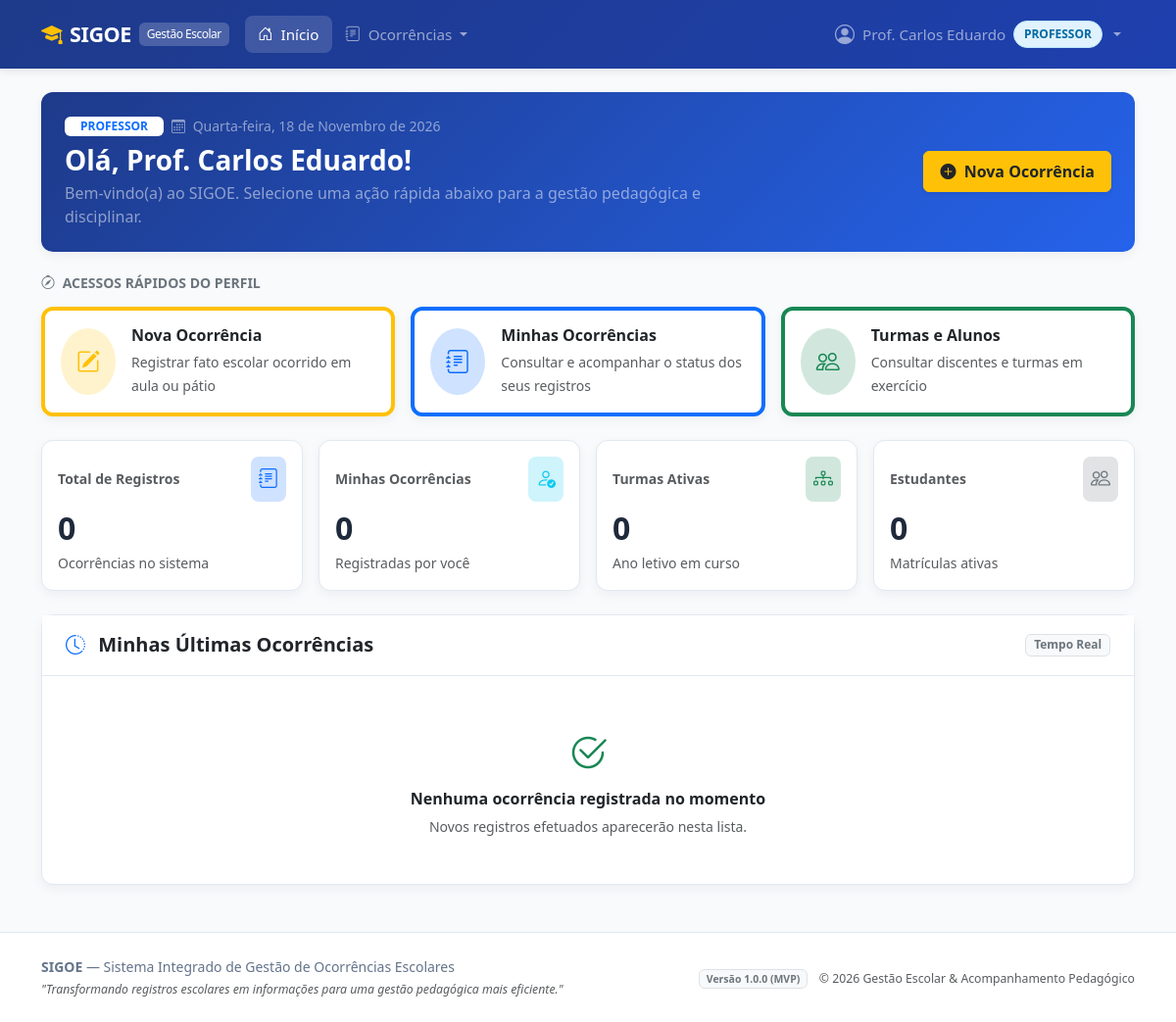
The app's page / (signed in), older data.
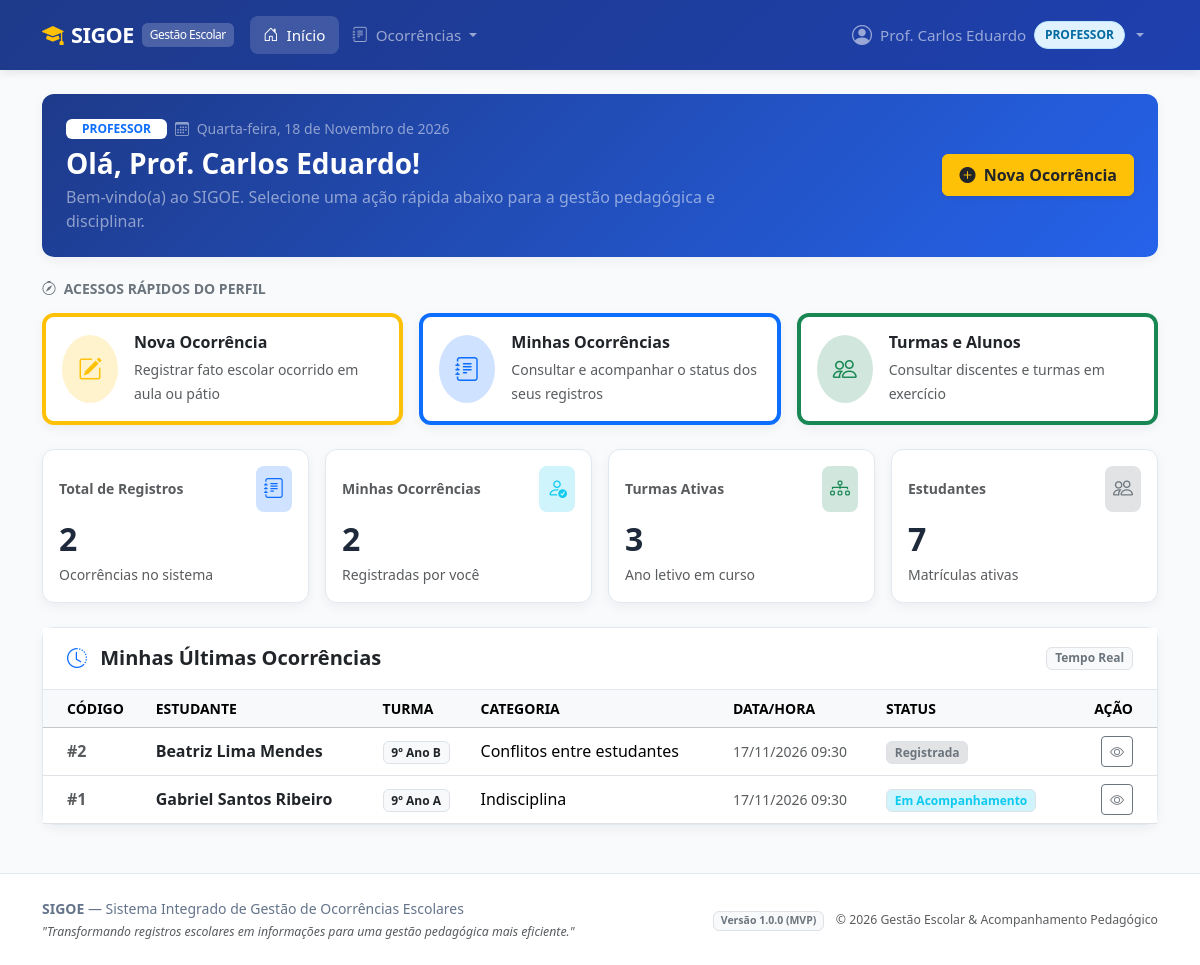
The same page, newer data.
### registros/models.py (models this page shows, shortened)
class Ocorrencia(models.Model):
    matricula_turma = models.ForeignKey(
        'turmas.MatriculaTurma',
        on_delete=models.PROTECT,
        related_name='ocorrencias',
        verbose_name='Estudante (Matrícula/Turma)'
    )
    professor = models.ForeignKey(
        settings.AUTH_USER_MODEL,
        on_delete=models.PROTECT,
        related_name='ocorrencias_registradas',
        verbose_name='Professor Relator'
    )
    categoria = models.ForeignKey(
        CategoriaOcorrencia,
        on_delete=models.PROTECT,
        related_name='ocorrencias',
        verbose_name='Categoria'
    )
    data_ocorrencia = models.DateTimeField(
        'Data e Horário do Fato',
        default=timezone.now
    )
    data_registro = models.DateTimeField(
        'Data de Registro no Sistema',
        auto_now_add=True
    )
    local = models.CharField(
        'Local do Fato',
        max_length=150,
        help_text='Exemplo: Sala 12, Pátio, Refeitório, Quadra poliesportiva.'
    )
    descricao = models.TextField(
        'Descrição Detalhada do Fato',
        help_text='Relato fático, objetivo e descritivo, sem juízos de valor.'
    )
    providencias_iniciais = models.TextField(
        'Providências Iniciais Adotadas',
        blank=True,
        help_text='Ações imediatas adotadas pelo professor no momento do evento.'
    )
    status = models.CharField(
        'Status do Ciclo de Vida',
        max_length=25,
        choices=StatusOcorrencia.choices,
        default=StatusOcorrencia.REGISTRADA
    )
    data_atualizacao = models.DateTimeField(
        'Última Atualização',
        auto_now=True
    )
    class Meta:
        verbose_name = 'Ocorrência'
        verbose_name_plural = 'Ocorrências'
        ordering = ['-data_ocorrencia', '-data_registro']
    @property
    def aluno(self):
        return self.matricula_turma.aluno
    @property
    def turma(self):
        return self.matricula_turma.turma

class CategoriaOcorrencia(models.Model):
    nome = models.CharField(
        'Nome da Categoria',
        max_length=100,
        unique=True
    )
    descricao = models.TextField(
        'Descrição',
        blank=True
    )
    ativo = models.BooleanField(
        'Ativo',
        default=True,
        help_text='Indica se a categoria está disponível para seleção.'
    )
    data_criacao = models.DateTimeField(
        'Data de Criação',
        auto_now_add=True
    )
    class Meta:
        verbose_name = 'Categoria de Ocorrência'
        verbose_name_plural = 'Categorias de Ocorrências'
        ordering = ['nome']

### turmas/models.py (models this page shows, shortened)
class MatriculaTurma(models.Model):
    aluno = models.ForeignKey(
        'alunos.Aluno',
        on_delete=models.CASCADE,
        related_name='matriculas',
        verbose_name='Aluno'
    )
    turma = models.ForeignKey(
        'turmas.Turma',
        on_delete=models.CASCADE,
        related_name='matriculas',
        verbose_name='Turma'
    )
    data_entrada = models.DateField(
        'Data de Entrada',
        default=timezone.localdate
    )
    data_saida = models.DateField(
        'Data de Saída',
        null=True,
        blank=True,
        help_text='Preenchido em caso de transferência, cancelamento ou conclusão.'
    )
    situacao = models.CharField(
        'Situação',
        max_length=20,
        choices=SituacaoMatricula.choices,
        default=SituacaoMatricula.ATIVA
    )
    class Meta:
        verbose_name = 'Matrícula em Turma'
        verbose_name_plural = 'Matrículas em Turmas'
        ordering = ['-data_entrada', 'aluno__nome']
        unique_together = ('aluno', 'turma', 'situacao')

class Turma(models.Model):
    nome = models.CharField(
        'Nome da Turma',
        max_length=100,
        help_text='Exemplo: 9º Ano A, 3º Ano Informática'
    )
    serie = models.CharField(
        'Série / Etapa',
        max_length=50,
        help_text='Exemplo: 9º Ano Ensino Fundamental, 3º Médio'
    )
    turno = models.CharField(
        'Turno',
        max_length=20,
        choices=TurnoTurma.choices,
        default=TurnoTurma.MATUTINO
    )
    ano_letivo = models.PositiveIntegerField(
        'Ano Letivo',
        help_text='Exemplo: 2026'
    )
    ativa = models.BooleanField(
        'Ativa',
        default=True,
        help_text='Indica se a turma está em andamento.'
    )
    data_criacao = models.DateTimeField(
        'Data de Cadastro',
        auto_now_add=True
    )
    class Meta:
        verbose_name = 'Turma'
        verbose_name_plural = 'Turmas'
        ordering = ['-ano_letivo', 'nome']
        unique_together = ('nome', 'ano_letivo')

### alunos/models.py (models this page shows, shortened)
class Aluno(models.Model):
    nome = models.CharField(
        'Nome Completo',
        max_length=150
    )
    matricula = models.CharField(
        'Matrícula',
        max_length=50,
        unique=True,
        help_text='Código identificador único do estudante na instituição escolar.'
    )
    data_nascimento = models.DateField(
        'Data de Nascimento',
        help_text='Utilizada para acompanhamento pedagógico e proteção de menores (LGPD).'
    )
    ativo = models.BooleanField(
        'Ativo',
        default=True,
        help_text='Indica se o aluno possui vínculo ativo com a instituição.'
    )
    data_criacao = models.DateTimeField(
        'Data de Cadastro',
        auto_now_add=True
    )
    data_atualizacao = models.DateTimeField(
        'Última Atualização',
        auto_now=True
    )
    class Meta:
        verbose_name = 'Aluno'
        verbose_name_plural = 'Alunos'
        ordering = ['nome']

### core/views.py (the view, shortened to what this page needs)
# urls.py: path('', views.home_view, name='home'),
@login_required
def home_view(request):
    user = request.user
    context = {
        'total_ocorrencias': Ocorrencia.objects.count(),
        'total_alunos': Aluno.objects.filter(ativo=True).count(),
        'total_turmas': Turma.objects.filter(ativa=True).count(),
    }
    if user.is_professor:
        context['minhas_ocorrencias_qtd'] = Ocorrencia.objects.filter(professor=user).count()
        context['ultimas_ocorrencias'] = Ocorrencia.objects.filter(professor=user).select_related(
            'matricula_turma__aluno', 'matricula_turma__turma', 'categoria'
        )[:5]
    return render(request, 'core/home.html', context)

### usuarios/models.py (called while the page is built)
    @property
    def is_admin(self):
        return self.perfil == PerfilUsuario.ADMIN or self.is_superuser

    @property
    def is_professor(self):
        return self.perfil == PerfilUsuario.PROFESSOR

    @property
    def is_coordenacao(self):
        return self.perfil == PerfilUsuario.COORDENACAO

### templates/core/home.html (shortened to what the changed rows need)
{% extends 'base.html' %}
{% load static %}
{% block content %}
<div class="container container-xl py-4">
    <div class="row g-3 mb-4">
        <div class="col-12 col-sm-6 col-lg-3">
            <div class="sigoe-card sigoe-card-hover h-100 p-3">
                <div class="d-flex align-items-center justify-content-between mb-2">
                    <span class="text-muted small fw-semibold">Total de Registros</span>
                    <div class="p-2 bg-primary-subtle text-primary rounded-3">
                    </div>
                </div>
                <h2 class="fw-bold mb-1">{{ total_ocorrencias }}</h2>
                <span class="text-muted small">Ocorrências no sistema</span>
            </div>
        </div>
        <div class="col-12 col-sm-6 col-lg-3">
            <div class="sigoe-card sigoe-card-hover h-100 p-3">
                <div class="d-flex align-items-center justify-content-between mb-2">
                    {% if user.is_professor %}
                        <span class="text-muted small fw-semibold">Minhas Ocorrências</span>
                        <div class="p-2 bg-info-subtle text-info rounded-3">
                        </div>
                    {% else %}
                        <span class="text-muted small fw-semibold">Pendentes de Triagem</span>
                        <div class="p-2 bg-warning-subtle text-warning rounded-3">
                            <i class="bi bi-hourglass-split fs-5"></i>
                        </div>
                    {% endif %}
                </div>
                <h2 class="fw-bold mb-1">
                    {% if user.is_professor %}
                        {{ minhas_ocorrencias_qtd|default:"0" }}
                    {% else %}
                        {{ pendentes_analise_qtd|default:"0" }}
                    {% endif %}
                </h2>
                <span class="text-muted small">
                    {% if user.is_professor %}Registradas por você{% else %}Aguardando coordenação{% endif %}
                </span>
            </div>
        </div>
        <div class="col-12 col-sm-6 col-lg-3">
            <div class="sigoe-card sigoe-card-hover h-100 p-3">
                <div class="d-flex align-items-center justify-content-between mb-2">
                    <span class="text-muted small fw-semibold">Turmas Ativas</span>
                    <div class="p-2 bg-success-subtle text-success rounded-3">
                    </div>
                </div>
                <h2 class="fw-bold mb-1">{{ total_turmas }}</h2>
                <span class="text-muted small">Ano letivo em curso</span>
            </div>
        </div>
        <div class="col-12 col-sm-6 col-lg-3">
            <div class="sigoe-card sigoe-card-hover h-100 p-3">
                <div class="d-flex align-items-center justify-content-between mb-2">
                    <span class="text-muted small fw-semibold">Estudantes</span>
                    <div class="p-2 bg-secondary-subtle text-secondary rounded-3">
                    </div>
                </div>
                <h2 class="fw-bold mb-1">{{ total_alunos }}</h2>
                <span class="text-muted small">Matrículas ativas</span>
            </div>
        </div>
    </div>
    <div class="sigoe-card mb-4">
        <div class="card-body p-0">
            {% if ultimas_ocorrencias %}
                <div class="table-responsive">
                    <table class="table table-hover align-middle mb-0">
                        <thead class="table-light text-secondary small text-uppercase">
                            <tr>
                                <th class="ps-4">Código</th>
                                <th>Estudante</th>
                                <th>Turma</th>
                                <th>Categoria</th>
                                <th>Data/Hora</th>
                                <th>Status</th>
                                <th class="text-end pe-4">Ação</th>
                            </tr>
                        </thead>
                        <tbody>
                            {% for oc in ultimas_ocorrencias %}
                            <tr>
                                <td class="ps-4 fw-bold text-muted">#{{ oc.id }}</td>
                                <td class="fw-semibold text-dark">{{ oc.aluno.nome }}</td>
                                <td><span class="badge bg-light text-dark border">{{ oc.turma.nome }}</span></td>
                                <td>{{ oc.categoria.nome }}</td>
                                <td class="small text-muted">{{ oc.data_ocorrencia|date:"d/m/Y H:i" }}</td>
                                <td>
                                    {% if oc.status == 'REGISTRADA' %}
                                        <span class="badge bg-secondary-subtle text-secondary border">Registrada</span>
                                    {% elif oc.status == 'EM_ANALISE' %}
                                        <span class="badge bg-warning-subtle text-warning border">Em Análise</span>
                                    {% elif oc.status == 'EM_ACOMPANHAMENTO' %}
                                        <span class="badge bg-info-subtle text-info border">Em Acompanhamento</span>
                                    {% elif oc.status == 'ENCAMINHADA' %}
                                        <span class="badge bg-primary-subtle text-primary border">Encaminhada</span>
                                    {% elif oc.status == 'CONCLUIDA' %}
                                        <span class="badge bg-success-subtle text-success border">Concluída</span>
                                    {% endif %}
                                </td>
                                <td class="text-end pe-4">
                                    {% if user.is_coordenacao or user.is_admin %}
                                        <a href="{% url 'acompanhamento:detalhe_ocorrencia' oc.id %}" class="btn btn-outline-primary btn-sm" title="Tramitar Ocorrência">
                                            <i class="bi bi-box-arrow-in-right me-1"></i> Tramitar
                                        </a>
                                    {% else %}
                                        <a href="{% url 'registros:minhas_ocorrencias' %}" class="btn btn-outline-secondary btn-sm" title="Ver Ocorrências">
                                            <i class="bi bi-eye"></i>
                                        </a>
                                    {% endif %}
                                </td>
                            </tr>
                            {% endfor %}
                        </tbody>
                    </table>
                </div>
            {% else %}
                <div class="text-center py-5">
                    <div class="text-muted mb-2">
                        <i class="bi bi-check2-circle fs-1 text-success"></i>
                    </div>
                    <h6 class="fw-semibold text-dark">Nenhuma ocorrência registrada no momento</h6>
                    <p class="text-muted small mb-0">Novos registros efetuados aparecerão nesta lista.</p>
                </div>
            {% endif %}
        </div>
    </div>
</div>
{% endblock %}

Row changes from the older to the newer data that the page shows:
added Ocorrencia: id "2", aluno.nome "Beatriz Lima Mendes", turma.nome "9º Ano B", categoria.nome "Conflitos entre estudantes", data_ocorrencia "17/11/2026 09:30", status "Registrada"
added Ocorrencia: id "1", aluno.nome "Gabriel Santos Ribeiro", turma.nome "9º Ano A", categoria.nome "Indisciplina", data_ocorrencia "17/11/2026 09:30", shows "Em Acompanhamento"
Text that changed along with them:
{{ total_ocorrencias }}: "0" → "2"
{{ minhas_ocorrencias_qtd|default:"0" }}: "0" → "2"
{{ total_turmas }}: "0" → "3"
{{ total_alunos }}: "0" → "7"
text no longer shown: "Nenhuma ocorrência registrada no momento Novos registros efetuados aparecerão nesta lista."
text now shown: "CÓDIGO ESTUDANTE TURMA CATEGORIA DATA/HORA STATUS AÇÃO"
